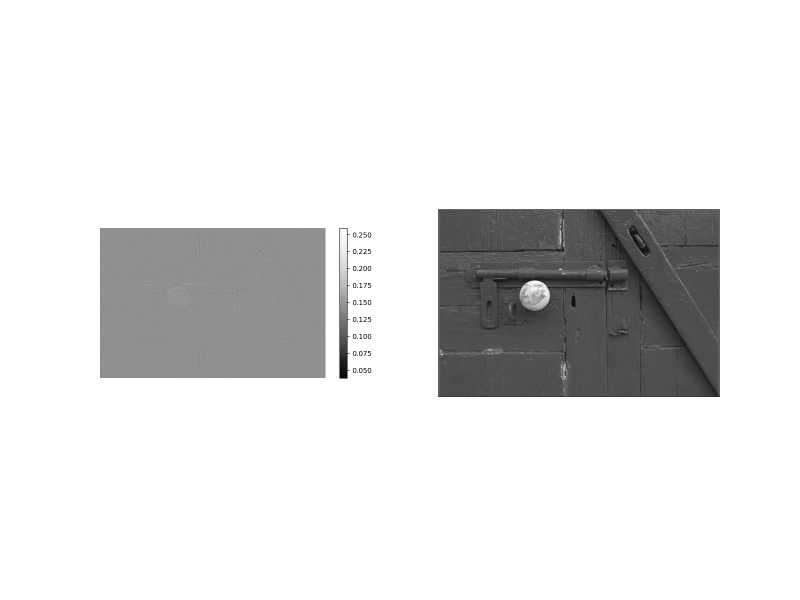
#> input picture codes/recon1.png, 1600 x 1200 px, given in place of codesdiff.png, which was not available (shown at 1/2 size)
$ python generatePatchFlickr.py ../codes out.png
#> lines starting #> are read from the running program, lines starting #| are printed output that depends on the picture; pictures that were not available may be replaced by others from this repository, and a replacement may not be noted
import os.path
import matplotlib.pyplot as plt
import os
import random
import numpy as np
import sys
from PIL import Image
from PIL import ImageFilter
from tqdm import tqdm
from multiprocessing import Pool


def process_image(im_name):

#> called with im_name = 'diff.png'
    seq_path = ori_data_dir + im_name

    img = Image.open(seq_path)
#> img is the input picture: PIL image 1600x1200 RGBA; mean R, G, B, A 227.2, 227.2, 227.2, 255
    im_height = img.height
#> im_height = 1200
    im_width = img.width
#> im_width = 1600

    img_arr = np.array(img)

    if len(img_arr.shape) < 3:
        return

    sample_num_for_each_seq = int(im_height * im_width / patch_size[0] / patch_size[1]) * 4
#> sample_num_for_each_seq = 116

    for sample_id in range(sample_num_for_each_seq):
        random_resize_factor = random.random() * 0.4 + 0.6  #random 0.6 - 1.0 resize
        crop_size = [round(patch_size[0] / random_resize_factor), round(patch_size[1] / random_resize_factor)]

        random_crop_x1 = 0 + int(random.random() * (im_width - crop_size[1] - 2))
        random_crop_y1 = 0 + int(random.random() * (im_height - crop_size[0] - 2))
        random_crop_x2 = random_crop_x1 + crop_size[1]
        random_crop_y2 = random_crop_y1 + crop_size[0]

        random_box = (random_crop_x1, random_crop_y1, random_crop_x2, random_crop_y2)

        sample_array = None

        randomCropPatch = img.crop(random_box)
        randomCropPatch = randomCropPatch.resize(patch_size, Image.BICUBIC)

        sample_out_path = output_path + im_name[0:len(im_name) - 4] + "_%04d.png" % (sample_id)
        randomCropPatch.save(sample_out_path)
#> this loop made 116 passes
#> (crop_size, random_crop_x1, random_crop_y1, random_crop_x2, random_crop_y2) on passes 2 to 13: ([364, 364], 630, 337, 994, 701), ([280, 280], 399, 437, 679, 717), ([307, 307], 1172, 449, 1479, 756), ([359, 359], 936, 518, 1295, 877), ([366, 366], 1120, 817, 1486, 1183), ([277, 277], 1191, 285, 1468, 562), ([287, 287], 1178, 623, 1465, 910), ([325, 325], 128, 379, 453, 704), ([303, 303], 1182, 865, 1485, 1168), ([324, 324], 1102, 227, 1426, 551), ([278, 278], 724, 12, 1002, 290), ([288, 288], 522, 750, 810, 1038)
#> pass 1, in process_image, `randomCropPatch = img.crop(random_box)`:
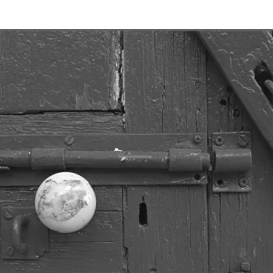
#> randomCropPatch: PIL image 273x273 RGBA; mean R, G, B, A 98.6, 98.6, 98.6, 255
#> after the loop:
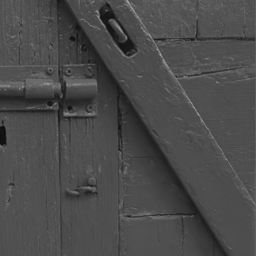
#> randomCropPatch: PIL image 256x256 RGBA; mean R, G, B, A 74.5, 74.5, 74.5, 255


if __name__ == '__main__':

    ori_data_dir = '../Flickr/'
    ori_data_dir = sys.argv[1]
    output_path = '../Flickr/Flick_patch/'
    output_path = sys.argv[2]
    imgNames = os.listdir(ori_data_dir)

    patch_size = [256, 256]

    sample_num_for_each_seq = 20

    with Pool() as p:
        res = list(tqdm(p.imap(process_image, imgNames), total=len(imgNames)))
#> call 2 of process_image, with im_name = 'recon.png'
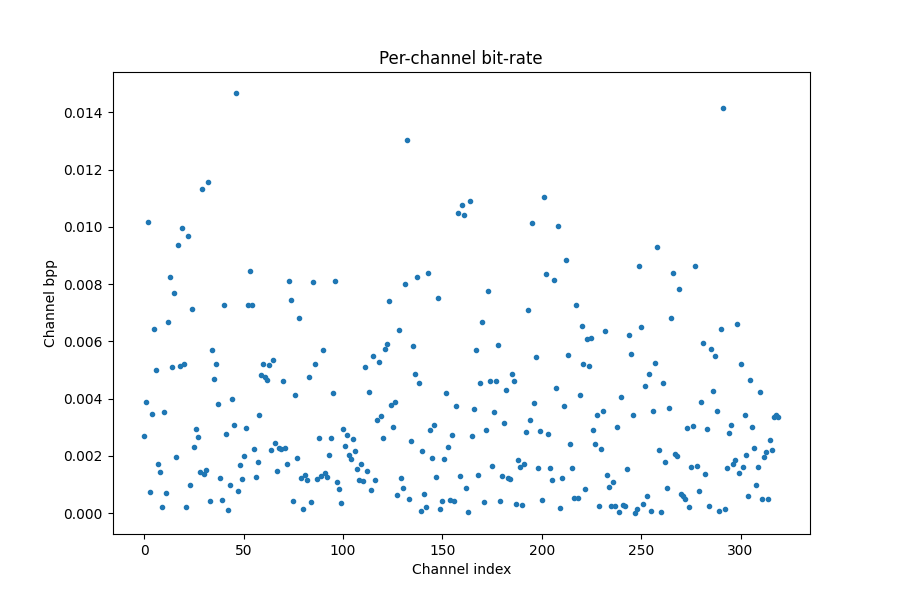
#> input picture codes/temp.png, 900 x 600 px, given in place of codesrecon.png, which was not available
#> in process_image, img is the input picture: PIL image 900x600 RGBA; mean R, G, B, A 249.4, 250.6, 251.5, 255
#> in process_image (call 2), `sample_num_for_each_seq = int(im_height * im_width / patch_size[0] / p..`: sample_num_for_each_seq = 32
#> the loop in process_image (call 2), `for sample_id in range(sample_num_for_each_seq):` made 32 passes
#> (crop_size, random_crop_x1, random_crop_y1, random_crop_x2, random_crop_y2) on passes 1 to 12: ([265, 265], 204, 165, 469, 430), ([320, 320], 387, 56, 707, 376), ([303, 303], 130, 100, 433, 403), ([260, 260], 573, 276, 833, 536), ([417, 417], 71, 46, 488, 463), ([280, 280], 520, 185, 800, 465), ([289, 289], 491, 20, 780, 309), ([404, 404], 429, 7, 833, 411), ([371, 371], 21, 3, 392, 374), ([273, 273], 206, 52, 479, 325), ([388, 388], 334, 203, 722, 591), ([319, 319], 521, 140, 840, 459)
#> pass 1, in process_image (call 2), `randomCropPatch = img.crop(random_box)`:
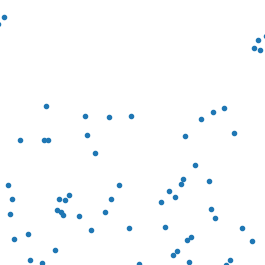
#> randomCropPatch: PIL image 265x265 RGBA; mean R, G, B, A 250.6, 252.3, 253.5, 255
#> after the loop in process_image (call 2), `for sample_id in range(sample_num_for_each_seq):`:
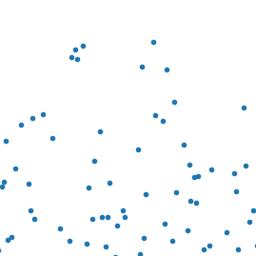
#> randomCropPatch: PIL image 256x256 RGBA; mean R, G, B, A 250.3, 252.1, 253.4, 255
#> call 3 of process_image, with im_name = 'recon1.png'
#> the loop in process_image (call 3), `for sample_id in range(sample_num_for_each_seq):` made 32 passes
#> pass 1, in process_image (call 3), `randomCropPatch = img.crop(random_box)`:
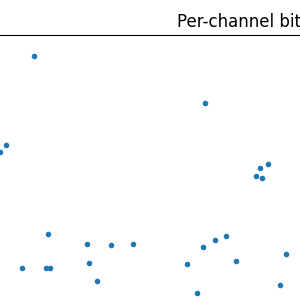
#> randomCropPatch: PIL image 300x300 RGBA; mean R, G, B, A 251.3, 251.9, 252.3, 255
#> after the loop in process_image (call 3), `for sample_id in range(sample_num_for_each_seq):`:
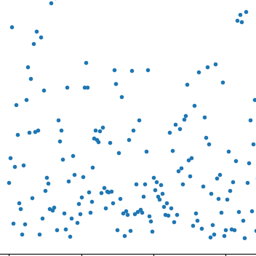
#> randomCropPatch: PIL image 256x256 RGBA; mean R, G, B, A 246.7, 249.6, 251.6, 255
#> (the run stopped early here; a loop or call above may not have finished)
